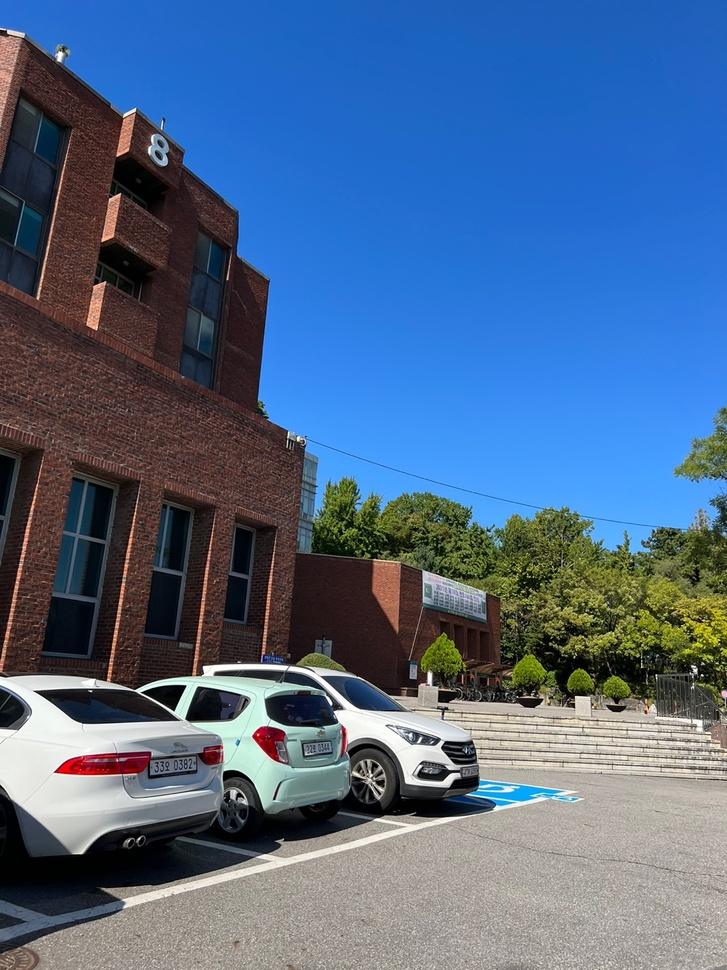
#> input picture Images/8/8_3.jpeg, 727 x 970 px, shrunk from 1080 x 1440 before the run
$ jupyter execute template_matching.ipynb
#> lines starting #> are read from the running program, lines starting #| are printed output that depends on the picture; long printed decimals are rounded
[cell 1]
# 템플릿 매칭으로 객체 위치 검출 (template_matching.py)

import cv2
import numpy as np

# 입력이미지와 템플릿 이미지 읽기
img = cv2.imread('Images/8/8_3.jpeg')
#> img is the input picture: shape (970, 727, 3); mean B, G, R 136.9, 104.8, 79.6
template = cv2.imread('Images/8/8_01.png')
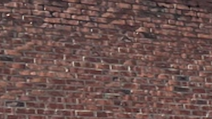
#> input picture Images/8/8_01.png, 212 x 119 px, shrunk from 314 x 176 before the run
#> template is the input picture: shape (119, 212, 3); mean B, G, R 78, 81.7, 108
th, tw = template.shape[:2]
#> th = 119; tw = 212
cv2.imshow('template', template)

# 3가지 매칭 메서드 순회
methods = ['cv2.TM_CCOEFF_NORMED']

#methods = ['cv2.TM_CCOEFF_NORMED', 'cv2.TM_CCORR_NORMED', \
#                                     'cv2.TM_SQDIFF_NORMED']
for i, method_name in enumerate(methods):
    img_draw = img.copy()
    method = eval(method_name)
    # 템플릿 매칭   ---①
    res = cv2.matchTemplate(img, template, method)
    # 최대, 최소값과 그 좌표 구하기 ---②
    min_val, max_val, min_loc, max_loc = cv2.minMaxLoc(res)
    print(method_name, min_val, max_val, min_loc, max_loc)

    # TM_SQDIFF의 경우 최소값이 좋은 매칭, 나머지는 그 반대 ---③
    if method in [cv2.TM_SQDIFF, cv2.TM_SQDIFF_NORMED]:
        top_left = min_loc
        match_val = min_val
    else:
        top_left = max_loc
        match_val = max_val
    # 매칭 좌표 구해서 사각형 표시   ---④
    bottom_right = (top_left[0] + tw, top_left[1] + th)
    cv2.rectangle(img_draw, top_left, bottom_right, (0,0,255),2)
    # 매칭 포인트 표시 ---⑤
    cv2.putText(img_draw, str(match_val), top_left, \
                cv2.FONT_HERSHEY_PLAIN, 2,(0,255,0), 1, cv2.LINE_AA)
    cv2.imshow(method_name, img_draw)
#> this loop made 1 pass
#> (min_val, max_val, min_loc, top_left, match_val, bottom_right) on pass 1: (-0.139, 0.176, (165, 468), (471, 655), 0.176, (683, 774))
#| cv2.TM_CCOEFF_NORMED -0.1387 0.1758 (165, 468) (471, 655)
#> pass 1, `res = cv2.matchTemplate(img, template, method)`:
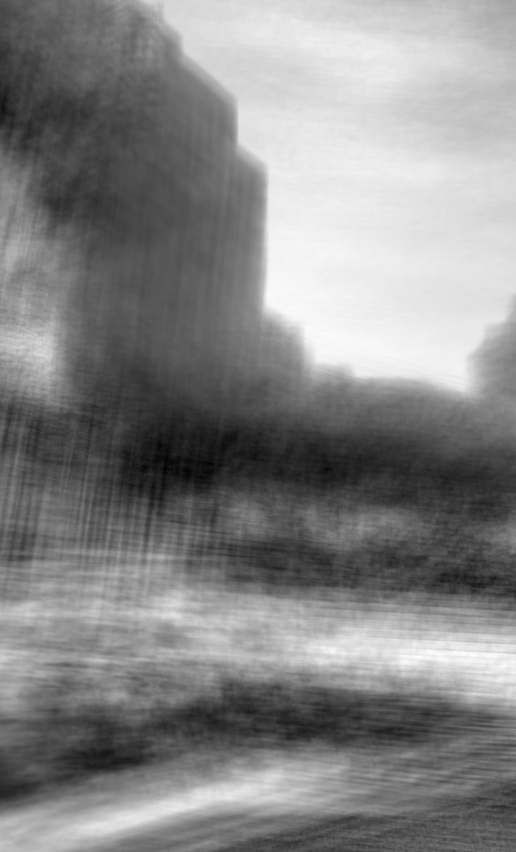
#> res: shape (852, 516) float32; min -0.139, max 0.176, mean 0.0261; drawn with min black and max white
#> pass 1, `cv2.imshow(method_name, img_draw)`:
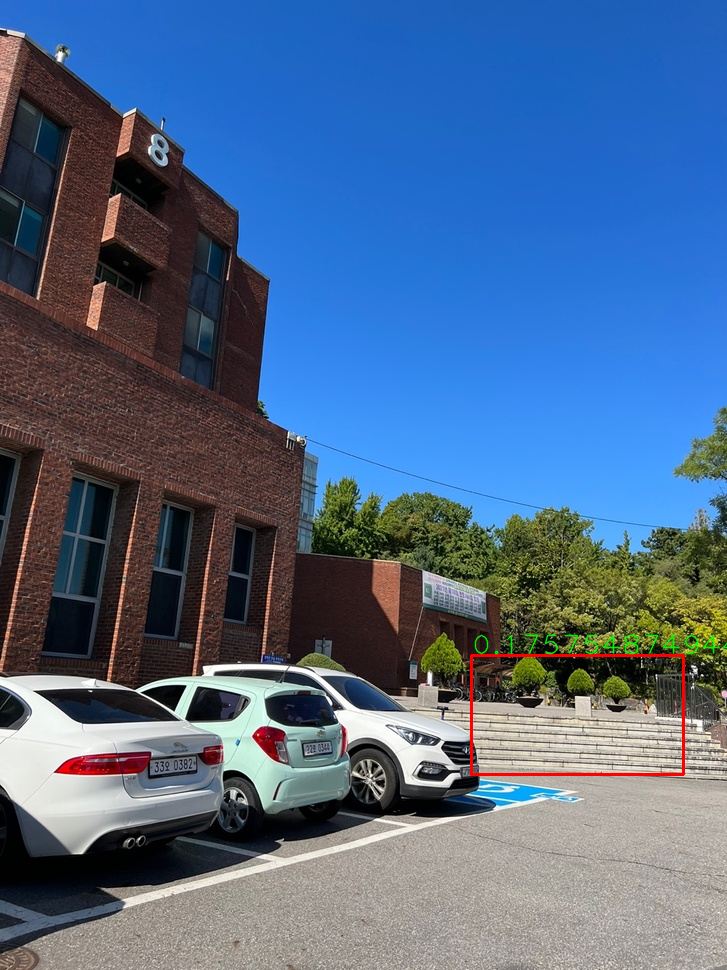
#> window 'cv2.TM_CCOEFF_NORMED': shape (970, 727, 3); mean B, G, R 136.6, 104.6, 79.9
cv2.waitKey(0)
cv2.destroyAllWindows()
